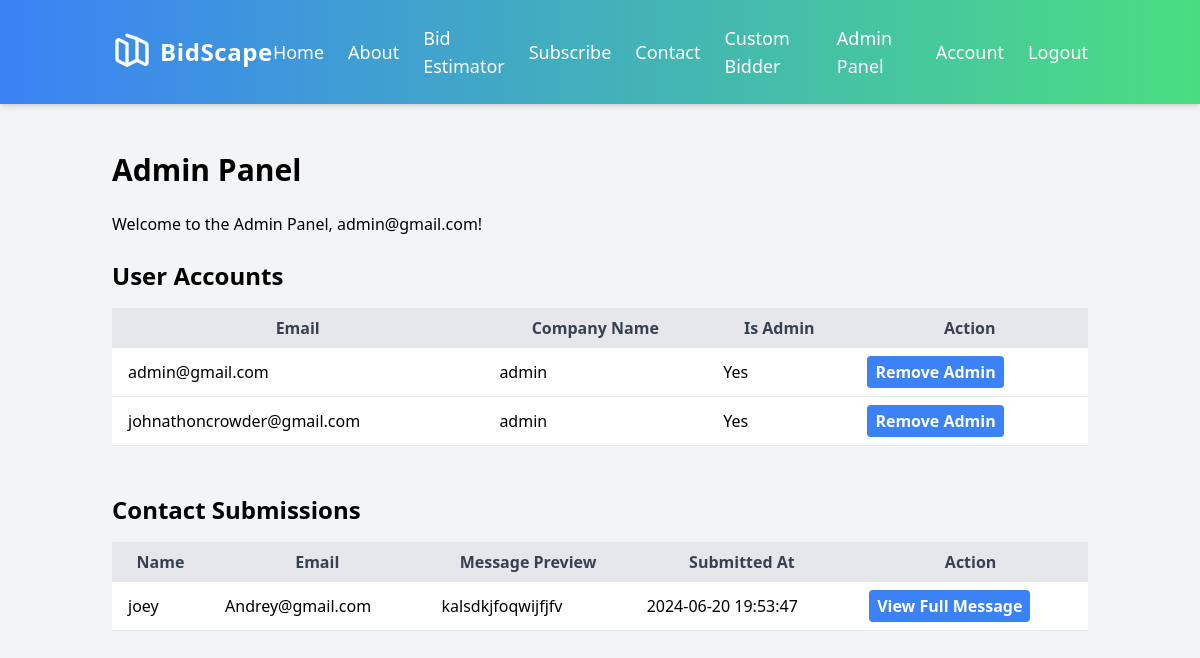
The page /admin (signed in) on the database its author committed.
### app/models.py (models this page shows, shortened)
class User(UserMixin, db.Model):
    id = db.Column(db.Integer, primary_key=True)
    email = db.Column(db.String(120), unique=True, nullable=False)
    company_name = db.Column(db.String(120), nullable=True)
    password_hash = db.Column(db.String(128))
    logo = db.Column(db.LargeBinary, nullable=True)
    logo_mimetype = db.Column(db.String(64), nullable=True)
    website = db.Column(db.String(120), nullable=True)
    business_email = db.Column(db.String(120), nullable=True)
    phone_number = db.Column(db.String(20), nullable=True)
    is_admin = db.Column(db.Boolean, default=False)

class ContactSubmission(db.Model):
    id = db.Column(db.Integer, primary_key=True)
    name = db.Column(db.String(100), nullable=False)
    email = db.Column(db.String(120), nullable=False)
    message = db.Column(db.Text, nullable=False)
    submitted_at = db.Column(db.DateTime, nullable=False, default=datetime.utcnow)

### app/routes.py (the view)
@bp.route('/admin')
@login_required
def admin_panel():
    if current_user.is_admin:
        users = User.query.all()
        contact_submissions = ContactSubmission.query.order_by(ContactSubmission.submitted_at.desc()).all()
        return render_template('admin.html', title='Admin Panel', users=users, contact_submissions=contact_submissions)
    else:
        abort(403)  # Forbidden

### app/models.py (called while the page is built)
@login_manager.user_loader
def load_user(id):
    return User.query.get(int(id))

### app/templates/admin.html (shortened to what this page needs)
{% extends 'base.html' %}
{% block content %}
<div class="container mx-auto px-6 py-12">
    <h1 class="text-3xl font-bold mb-6">Admin Panel</h1>
    <p class="mb-6">Welcome to the Admin Panel, {{ current_user.email }}!</p>
    <h2 class="text-2xl font-bold mb-4">User Accounts</h2>
    {% if users %}
        <table class="w-full mb-6">
            <thead>
                <tr class="bg-gray-200 text-gray-700">
                    <th class="py-2 px-4">Email</th>
                    <th class="py-2 px-4">Company Name</th>
                    <th class="py-2 px-4">Is Admin</th>
                    <th class="py-2 px-4">Action</th>
                </tr>
            </thead>
            <tbody>
                {% for user in users %}
                    <tr class="bg-white hover:bg-gray-100">
                        <td class="py-2 px-4 border-b">{{ user.email }}</td>
                        <td class="py-2 px-4 border-b">{{ user.company_name or 'N/A' }}</td>
                        <td class="py-2 px-4 border-b">{{ 'Yes' if user.is_admin else 'No' }}</td>
                        <td class="py-2 px-4 border-b">
                            <form action="{{ url_for('main.toggle_admin', user_id=user.id) }}" method="POST">
                                <button type="submit" class="bg-blue-500 hover:bg-blue-600 text-white font-bold py-1 px-2 rounded">
                                    {{ 'Remove Admin' if user.is_admin else 'Make Admin' }}
                                </button>
                            </form>
                        </td>
                    </tr>
                {% endfor %}
            </tbody>
        </table>
    {% else %}
        <p>No user accounts found.</p>
    {% endif %}
    <h2 class="text-2xl font-bold mb-4 mt-12">Contact Submissions</h2>
    {% if contact_submissions %}
        <table class="w-full mb-6">
            <thead>
                <tr class="bg-gray-200 text-gray-700">
                    <th class="py-2 px-4">Name</th>
                    <th class="py-2 px-4">Email</th>
                    <th class="py-2 px-4">Message Preview</th>
                    <th class="py-2 px-4">Submitted At</th>
                    <th class="py-2 px-4">Action</th>
                </tr>
            </thead>
            <tbody>
                {% for submission in contact_submissions %}
                    <tr class="bg-white hover:bg-gray-100">
                        <td class="py-2 px-4 border-b">{{ submission.name }}</td>
                        <td class="py-2 px-4 border-b">{{ submission.email }}</td>
                        <td class="py-2 px-4 border-b">{{ submission.message[:50] }}{% if submission.message|length > 50 %}...{% endif %}</td>
                        <td class="py-2 px-4 border-b">{{ submission.submitted_at.strftime('%Y-%m-%d %H:%M:%S') }}</td>
                        <td class="py-2 px-4 border-b">
                            <button onclick="openModal('{{ submission.id }}')" class="bg-blue-500 hover:bg-blue-600 text-white font-bold py-1 px-2 rounded">
                                View Full Message
                            </button>
                        </td>
                    </tr>
                {% endfor %}
            </tbody>
        </table>
    {% else %}
        <p>No contact submissions found.</p>
    {% endif %}
</div>
{% endblock %}

### app/templates/base.html (shortened to what this page needs)
<!DOCTYPE html>
<html lang="en">
<head>
    <script src="https://cdn.tailwindcss.com"></script>
    <link rel="stylesheet" href="https://cdnjs.cloudflare.com/ajax/libs/animate.css/4.1.1/animate.min.css">
</head>
<body class="bg-gray-100">
    <header class="bg-gradient-to-r from-blue-500 to-green-400 text-white py-6 shadow-md">
        <div class="container mx-auto px-6">
            <nav class="flex justify-between items-center">
                <div class="flex items-center space-x-2">
                    <a href="{{ url_for('main.index') }}" class="text-2xl font-extrabold tracking-wide">BidScape</a>
                </div>
                <div class="hidden md:flex items-center space-x-6">
                    <a href="{{ url_for('main.index') }}" class="text-lg font-medium hover:text-blue-100 transition duration-300 ease-in-out">Home</a>
                    <a href="{{ url_for('main.about') }}" class="text-lg font-medium hover:text-blue-100 transition duration-300 ease-in-out">About</a>
                    <a href="{{ url_for('main.bid_estimator') }}" class="text-lg font-medium hover:text-blue-100 transition duration-300 ease-in-out">Bid Estimator</a>
                    <a href="{{ url_for('main.subscribe') }}" class="text-lg font-medium hover:text-blue-100 transition duration-300 ease-in-out">Subscribe</a>
                    <a href="{{ url_for('main.contact') }}" class="text-lg font-medium hover:text-blue-100 transition duration-300 ease-in-out">Contact</a>
                    {% if current_user.is_authenticated %}
                        <a href="{{ url_for('main.custom_bidder') }}" class="text-lg font-medium hover:text-blue-100 transition duration-300 ease-in-out">Custom Bidder</a>
                        {% if current_user.is_admin %}
                            <a href="{{ url_for('main.admin_panel') }}" class="text-lg font-medium hover:text-blue-100 transition duration-300 ease-in-out">Admin Panel</a>
                        {% endif %}
                        <a href="{{ url_for('main.account') }}" class="text-lg font-medium hover:text-blue-100 transition duration-300 ease-in-out">Account</a>
                        <a href="{{ url_for('main.logout') }}" class="text-lg font-medium hover:text-blue-100 transition duration-300 ease-in-out">Logout</a>
                    {% else %}
                        <a href="{{ url_for('main.login') }}" class="text-lg font-medium hover:text-blue-100 transition duration-300 ease-in-out">Login</a>
                        <a href="{{ url_for('main.signup') }}" class="text-lg font-medium hover:text-blue-100 transition duration-300 ease-in-out">Sign Up</a>
                    {% endif %}
                </div>
            </nav>
        </div>
    </header>
    <main class="min-h-screen">
        {% block content %}{% endblock %}
    </main>
</body>
</html>

### rows shown on the page
User: email "admin@gmail.com", company_name "admin", is_admin "Yes", is_admin "Remove Admin"
User: email "johnathoncrowder@gmail.com", company_name "admin", is_admin "Yes", is_admin "Remove Admin"
ContactSubmission: name "joey", email "Andrey@gmail.com", message "kalsdkjfoqwijfjfv", submitted_at "2024-06-20 19:53:47"
